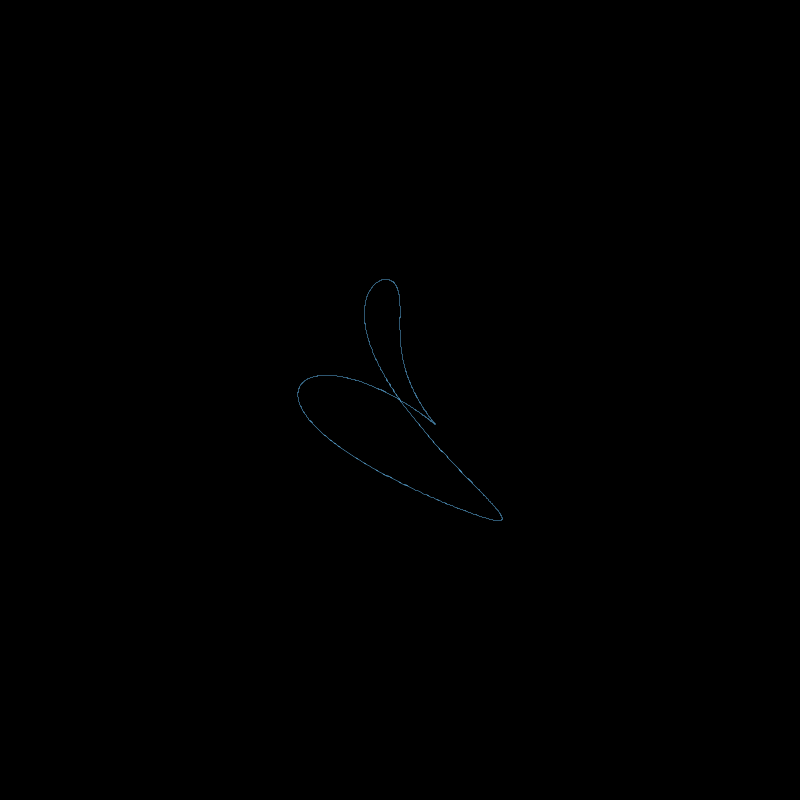
Frame 1 (no input)
Frame 60 (the mouse pressed at the canvas centre just before this capture): identical to frame 1, image omitted
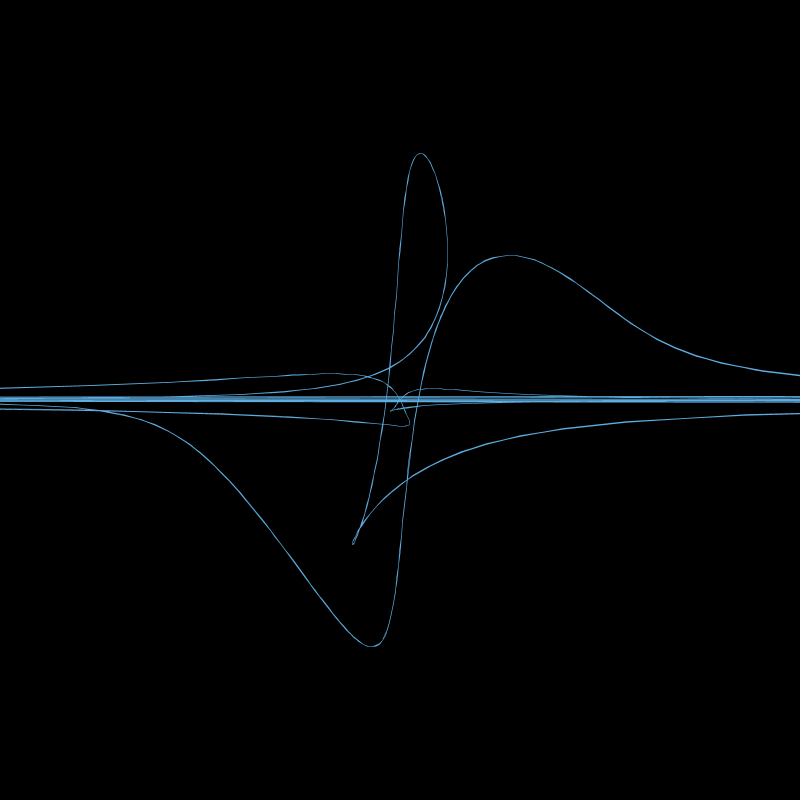
Frame 120 (the mouse held since frame 60 and released just before this capture)

The Processing sketch that drew these frames (run headless with seeded random() and noise(); from frame 60 on, the mouse is pressed at the canvas centre):

// Processing sketch: Lissajous_with_mouse
// ── Lissajous_with_mouse.pde

void setup() {
  size(800, 800);
  stroke(93, 173, 224);
  strokeWeight(0.5);
  noFill();
}

void draw() {
  float a=map(mouseX, 0, width, 1, 5);
  float b=map(mouseY, 0, height, 1, 5);

  background(0);
  translate(width/2, height/2);


  beginShape();

  for (float d=0; d<360; d+=0.1) {
    float angle=radians(d);
    float x=cos(angle*a*4);
    float y=sin(angle*b*4);

    float xx=cos(x*a+10)*sin(y*b)*tan(x*a);
    float yy=sin(y*b+10)*cos(x*a)*tan(x);

    xx*=180;
    yy*=180;

    vertex(xx, yy);
  }
  endShape();
}
